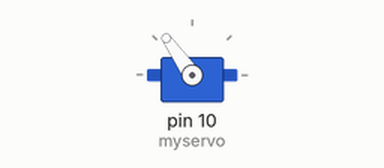
Recording of a sketch running on a simulated Arduino Uno, built with avr-gcc and run on an emulated ATmega328P. Shown: servo. Random numbers use the default seed unless the sketch sets one.

Above: at 1.47 s.
At 8.43 s:
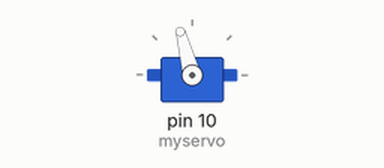
At 12.61 s:
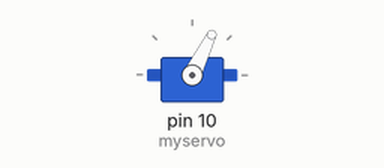
At 37.1 s:
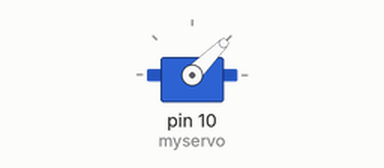
Timing chart, 0 to 40.0 s (numbered marks = the images above):
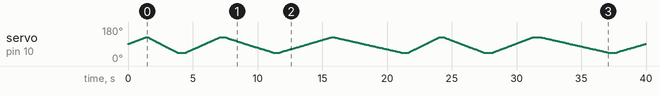

The sketch:

cat.ino
```cpp
#include <VarSpeedServo.h>

VarSpeedServo myservo;    // create servo object to control a servo
int rSpeedMax = 10;
int rSpeedMin = 30;
int rAngel1 = 45;
int rAngel2 = 125;

void setup() {
  myservo.attach(10);  // attaches the servo on pin 9 to the servo object
}

void loop() {
  myservo.write(rAngel2, random(rSpeedMax, rSpeedMin), true);
  delay(random (200, 800));
  myservo.write(rAngel1, random(rSpeedMax, rSpeedMin), true);
  delay(random (200, 800));
}
```
